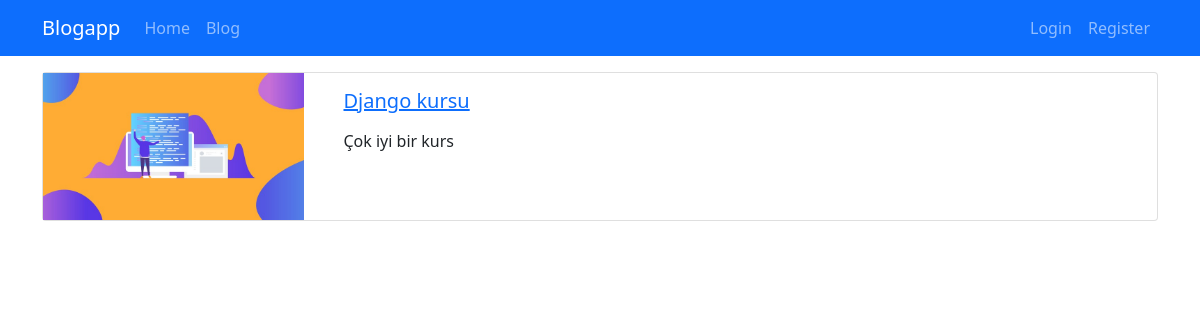
The page /blogs/django-kursu on the database its author committed.
### blog/models.py (models this page shows, shortened)
class Blog(models.Model):
    title = models.CharField(max_length=200)
    image = models.ImageField(upload_to="blogs")
    description = RichTextField()
    is_active = models.BooleanField(default=False)
    is_home = models.BooleanField(default=False)
    slug = models.SlugField(null=False, blank=True, unique=True, db_index=True, editable=False)
    categories = models.ManyToManyField(Category, blank=True)

### blog/views.py (the view)
# urls.py: path("blogs/<slug:slug>", views.blog_details, name="blog_details"),
def blog_details(request, slug):
    blog = Blog.objects.get(slug=slug)
    return render(request, "blog/blog-details.html", {
        "blog": blog
    })

### blog/templates/blog/blog-details.html (shortened to what this page needs)
{% extends 'base.html' %}
{% load static %}
{% block content %}
    <div class="container mt-3">
        <div class="row">
            <div class="col-12">
                <div class="card mb-3">
                    <div class="row">
                        <div class="col-md-3">
                            <img src="{{ blog.image.url }}" alt="" class="img-fluid">
                        </div>
                        <div class="col-md-9">
                            <div class="card-body">
                                <h5 class="card-title">
                                    <a href="{% url 'blog_details' blog.slug %}">
                                        {{ blog.title }}
                                    </a>
                                </h5>
                                <p class="card-text">{{ blog.description|safe }}</p>
                            </div>
                        </div>
                    </div>
                </div>
            </div>
        </div>
    </div>
{% endblock %}

### rows shown on the page
Blog: image (picture), title "Django kursu", description "Çok iyi bir kurs"
